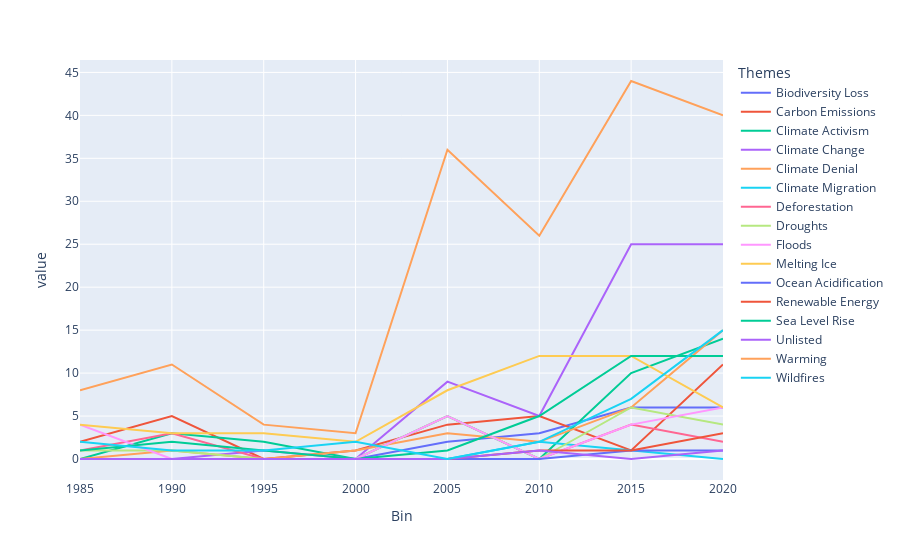

This figure's notebook cell:
### Code cell
px.line(data_frame=theme_counts)

### Figure 1 — Plotly figure (JSON) as saved in the notebook; plotly's stock layout.template omitted (floating-point values rounded to 4 significant figures)
{"data": [{"hovertemplate": "Themes=Biodiversity Loss<br>Bin=%{x}<br>value=%{y}<extra></extra>", "legendgroup": "Biodiversity Loss", "line": {"color": "#636efa", "dash": "solid"}, "marker": {"symbol": "circle"}, "mode": "lines", "name": "Biodiversity Loss", "orientation": "v", "showlegend": true, "type": "scatter", "x": [1985, 1990, 1995, 2000, 2005, 2010, 2015, 2020], "xaxis": "x", "y": [0, 0, 0, 0, 2, 3, 6, 6], "yaxis": "y"}, {"hovertemplate": "Themes=Carbon Emissions<br>Bin=%{x}<br>value=%{y}<extra></extra>", "legendgroup": "Carbon Emissions", "line": {"color": "#EF553B", "dash": "solid"}, "marker": {"symbol": "circle"}, "mode": "lines", "name": "Carbon Emissions", "orientation": "v", "showlegend": true, "type": "scatter", "x": [1985, 1990, 1995, 2000, 2005, 2010, 2015, 2020], "xaxis": "x", "y": [2, 5, 0, 1, 4, 5, 1, 11], "yaxis": "y"}, {"hovertemplate": "Themes=Climate Activism<br>Bin=%{x}<br>value=%{y}<extra></extra>", "legendgroup": "Climate Activism", "line": {"color": "#00cc96", "dash": "solid"}, "marker": {"symbol": "circle"}, "mode": "lines", "name": "Climate Activism", "orientation": "v", "showlegend": true, "type": "scatter", "x": [1985, 1990, 1995, 2000, 2005, 2010, 2015, 2020], "xaxis": "x", "y": [0, 3, 2, 0, 5, 0, 10, 14], "yaxis": "y"}, {"hovertemplate": "Themes=Climate Change<br>Bin=%{x}<br>value=%{y}<extra></extra>", "legendgroup": "Climate Change", "line": {"color": "#ab63fa", "dash": "solid"}, "marker": {"symbol": "circle"}, "mode": "lines", "name": "Climate Change", "orientation": "v", "showlegend": true, "type": "scatter", "x": [1985, 1990, 1995, 2000, 2005, 2010, 2015, 2020], "xaxis": "x", "y": [0, 0, 1, 0, 9, 5, 25, 25], "yaxis": "y"}, {"hovertemplate": "Themes=Climate Denial<br>Bin=%{x}<br>value=%{y}<extra></extra>", "legendgroup": "Climate Denial", "line": {"color": "#FFA15A", "dash": "solid"}, "marker": {"symbol": "circle"}, "mode": "lines", "name": "Climate Denial", "orientation": "v", "showlegend": true, "type": "scatter", "x": [1985, 1990, 1995, 2000, 2005, 2010, 2015, 2020], "xaxis": "x", "y": [0, 1, 0, 1, 3, 2, 6, 15], "yaxis": "y"}, {"hovertemplate": "Themes=Climate Migration<br>Bin=%{x}<br>value=%{y}<extra></extra>", "legendgroup": "Climate Migration", "line": {"color": "#19d3f3", "dash": "solid"}, "marker": {"symbol": "circle"}, "mode": "lines", "name": "Climate Migration", "orientation": "v", "showlegend": true, "type": "scatter", "x": [1985, 1990, 1995, 2000, 2005, 2010, 2015, 2020], "xaxis": "x", "y": [0, 0, 0, 0, 0, 2, 1, 0], "yaxis": "y"}, {"hovertemplate": "Themes=Deforestation<br>Bin=%{x}<br>value=%{y}<extra></extra>", "legendgroup": "Deforestation", "line": {"color": "#FF6692", "dash": "solid"}, "marker": {"symbol": "circle"}, "mode": "lines", "name": "Deforestation", "orientation": "v", "showlegend": true, "type": "scatter", "x": [1985, 1990, 1995, 2000, 2005, 2010, 2015, 2020], "xaxis": "x", "y": [1, 3, 0, 0, 0, 0, 4, 2], "yaxis": "y"}, {"hovertemplate": "Themes=Droughts<br>Bin=%{x}<br>value=%{y}<extra></extra>", "legendgroup": "Droughts", "line": {"color": "#B6E880", "dash": "solid"}, "marker": {"symbol": "circle"}, "mode": "lines", "name": "Droughts", "orientation": "v", "showlegend": true, "type": "scatter", "x": [1985, 1990, 1995, 2000, 2005, 2010, 2015, 2020], "xaxis": "x", "y": [1, 1, 0, 0, 5, 0, 6, 4], "yaxis": "y"}, {"hovertemplate": "Themes=Floods<br>Bin=%{x}<br>value=%{y}<extra></extra>", "legendgroup": "Floods", "line": {"color": "#FF97FF", "dash": "solid"}, "marker": {"symbol": "circle"}, "mode": "lines", "name": "Floods", "orientation": "v", "showlegend": true, "type": "scatter", "x": [1985, 1990, 1995, 2000, 2005, 2010, 2015, 2020], "xaxis": "x", "y": [4, 0, 0, 0, 5, 0, 4, 6], "yaxis": "y"}, {"hovertemplate": "Themes=Melting Ice<br>Bin=%{x}<br>value=%{y}<extra></extra>", "legendgroup": "Melting Ice", "line": {"color": "#FECB52", "dash": "solid"}, "marker": {"symbol": "circle"}, "mode": "lines", "name": "Melting Ice", "orientation": "v", "showlegend": true, "type": "scatter", "x": [1985, 1990, 1995, 2000, 2005, 2010, 2015, 2020], "xaxis": "x", "y": [4, 3, 3, 2, 8, 12, 12, 6], "yaxis": "y"}, {"hovertemplate": "Themes=Ocean Acidification<br>Bin=%{x}<br>value=%{y}<extra></extra>", "legendgroup": "Ocean Acidification", "line": {"color": "#636efa", "dash": "solid"}, "marker": {"symbol": "circle"}, "mode": "lines", "name": "Ocean Acidification", "orientation": "v", "showlegend": true, "type": "scatter", "x": [1985, 1990, 1995, 2000, 2005, 2010, 2015, 2020], "xaxis": "x", "y": [0, 0, 0, 0, 0, 0, 1, 1], "yaxis": "y"}, {"hovertemplate": "Themes=Renewable Energy<br>Bin=%{x}<br>value=%{y}<extra></extra>", "legendgroup": "Renewable Energy", "line": {"color": "#EF553B", "dash": "solid"}, "marker": {"symbol": "circle"}, "mode": "lines", "name": "Renewable Energy", "orientation": "v", "showlegend": true, "type": "scatter", "x": [1985, 1990, 1995, 2000, 2005, 2010, 2015, 2020], "xaxis": "x", "y": [0, 0, 0, 0, 0, 1, 1, 3], "yaxis": "y"}, {"hovertemplate": "Themes=Sea Level Rise<br>Bin=%{x}<br>value=%{y}<extra></extra>", "legendgroup": "Sea Level Rise", "line": {"color": "#00cc96", "dash": "solid"}, "marker": {"symbol": "circle"}, "mode": "lines", "name": "Sea Level Rise", "orientation": "v", "showlegend": true, "type": "scatter", "x": [1985, 1990, 1995, 2000, 2005, 2010, 2015, 2020], "xaxis": "x", "y": [1, 2, 1, 0, 1, 5, 12, 12], "yaxis": "y"}, {"hovertemplate": "Themes=Unlisted<br>Bin=%{x}<br>value=%{y}<extra></extra>", "legendgroup": "Unlisted", "line": {"color": "#ab63fa", "dash": "solid"}, "marker": {"symbol": "circle"}, "mode": "lines", "name": "Unlisted", "orientation": "v", "showlegend": true, "type": "scatter", "x": [1985, 1990, 1995, 2000, 2005, 2010, 2015, 2020], "xaxis": "x", "y": [0, 0, 0, 0, 0, 1, 0, 1], "yaxis": "y"}, {"hovertemplate": "Themes=Warming<br>Bin=%{x}<br>value=%{y}<extra></extra>", "legendgroup": "Warming", "line": {"color": "#FFA15A", "dash": "solid"}, "marker": {"symbol": "circle"}, "mode": "lines", "name": "Warming", "orientation": "v", "showlegend": true, "type": "scatter", "x": [1985, 1990, 1995, 2000, 2005, 2010, 2015, 2020], "xaxis": "x", "y": [8, 11, 4, 3, 36, 26, 44, 40], "yaxis": "y"}, {"hovertemplate": "Themes=Wildfires<br>Bin=%{x}<br>value=%{y}<extra></extra>", "legendgroup": "Wildfires", "line": {"color": "#19d3f3", "dash": "solid"}, "marker": {"symbol": "circle"}, "mode": "lines", "name": "Wildfires", "orientation": "v", "showlegend": true, "type": "scatter", "x": [1985, 1990, 1995, 2000, 2005, 2010, 2015, 2020], "xaxis": "x", "y": [2, 1, 1, 2, 0, 2, 7, 15], "yaxis": "y"}], "layout": {"legend": {"title": {"text": "Themes"}, "tracegroupgap": 0}, "margin": {"t": 60}, "xaxis": {"anchor": "y", "domain": [0, 1], "title": {"text": "Bin"}}, "yaxis": {"anchor": "x", "domain": [0, 1], "title": {"text": "value"}}}}
